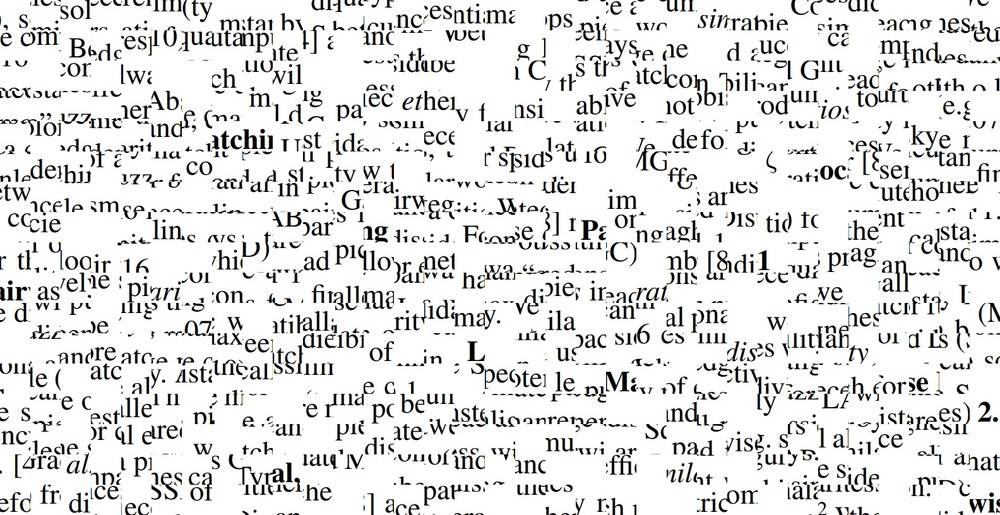
#> input picture doc0.jpg, 1000 x 515 px, shrunk from 1584 x 816 before the run
$ python create_puzzle_stripe.py ../doc0.jpg --destination out.png
#> lines starting #> are read from the running program, lines starting #| are printed output that depends on the picture
#> in create_puzzle, image is the input picture: shape (515, 1000, 3); mean B, G, R 224, 224.6, 224.3
### gaps/image_helpers.py
import numpy as np
from gaps.piece import Piece


# [31 lines left out: function flatten_image, not called in this run]


def flatten_image_stripe(image, piece_size, indexed=False):
#> called with piece_size = 21, indexed = False
    rows, columns = 1, image.shape[1] // piece_size
#> rows = 1; columns = 47
    pieces = []

    # Crop pieces from original image
    for y in range(rows):
        for x in range(columns):
            left, top, w, h = x * piece_size, 0, (x + 1) * piece_size, image.shape[0]
            piece = np.empty((image.shape[0], piece_size, image.shape[2]))
            piece[:, :, :] = image[top:h, left:w, :]
            pieces.append(piece)
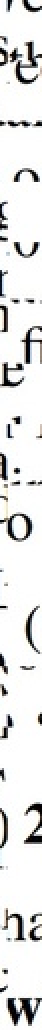
#> piece: shape (515, 21, 3) float64 (shown 2 times larger); mean B, G, R 228, 228.7, 228.5
#> after the loop, pieces = 47 items
#> in create_puzzle, `pieces, rows, columns = image_helpers.flatten_image_stripe(image, piec..`: rows = 1; columns = 47

    if indexed:
        pieces = [Piece(value, index) for index, value in enumerate(pieces)]

    return pieces, rows, columns


def assemble_image(pieces, rows, columns):
    """Assembles image from pieces.

    Given an array of pieces and desired image dimensions, function
    assembles image by stacking pieces.

    :params pieces:  Image pieces as an array.
    :params rows:    Number of rows in resulting image.
    :params columns: Number of columns in resulting image.

    Usage::

        >>> from gaps.image_helpers import assemble_image
        >>> from gaps.image_helpers import flatten_image
        >>> pieces, rows, cols = flatten_image(...)
        >>> original_img = assemble_image(pieces, rows, cols)

    """
#> called with rows = 1, columns = 47

    print(columns)
#| 47
    print(rows)
#| 1
    print(len(pieces))
#| 47

    vertical_stack = []
    for i in range(rows):
        horizontal_stack = []
        for j in range(columns):
            horizontal_stack.append(pieces[i * columns + j])
        vertical_stack.append(np.hstack(horizontal_stack))
#> after the loop, vertical_stack = 1 item
    return np.vstack(vertical_stack).astype(np.uint8)
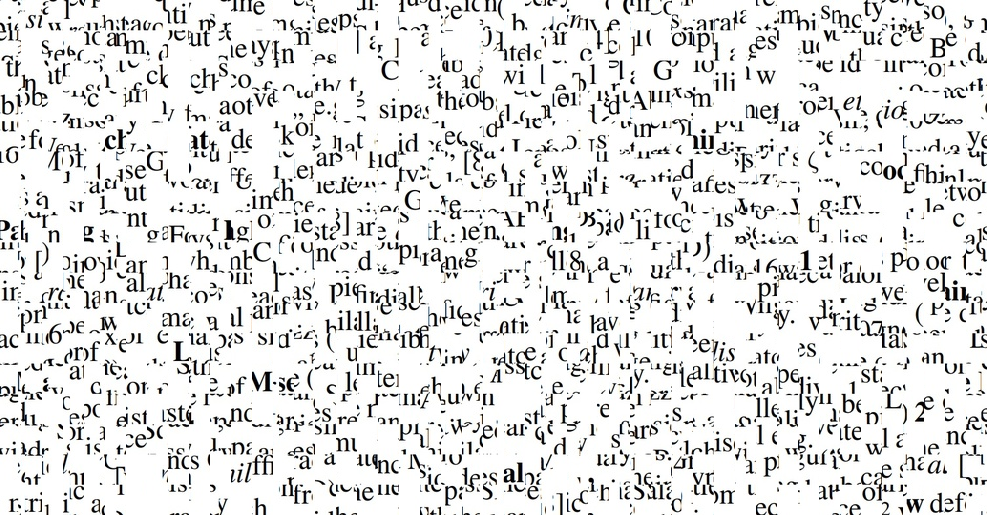
#> returned value: shape (515, 987, 3); mean of channels 0, 1, 2 223.9, 224.6, 224.3; drawn as B, G, R

### bin/create_puzzle_stripe.py
#!/usr/bin/env python

"""Create puzzle from input image.

This module loads image and creates puzzle by dividing image
into square pieces and then shuffles pieces to produce random puzzle.

Note that created puzzle size may differ from original image size
depending on given piece size.

"""

import argparse
import os.path
import numpy as np
import cv2

from gaps import image_helpers

MIN_PIECE_SIZE = 0
MAX_PIECE_SIZE = 200
DEFAULT_PIECE_SIZE = 21

COLOR_STRING = {
    "ERROR": "\033[31m[ERROR]\033[0m {0}",
    "SUCCESS": "\033[32m[SUCCESS]\033[0m {0}"
}


def create_puzzle(image_path, output_path, piece_size, pieces_n):
    """Creates jigsaw puzzle from input image"""
    image = cv2.imread(image_path)

    if pieces_n > 0:
        width = image.shape[1]
        piece_size = int(width / pieces_n)

    pieces, rows, columns = image_helpers.flatten_image_stripe(image, piece_size)

    # Randomize pieces in order to make puzzle
    np.random.shuffle(pieces)

    # Create puzzle by stacking pieces
    puzzle = image_helpers.assemble_image(pieces, rows, columns)

    cv2.imwrite(output_path, puzzle)
    print_messages(["Puzzle created with {} pieces".format(len(pieces))])


def print_messages(messages, level="SUCCESS"):
    """Prints given messages as colored strings"""
#> called with level = 'SUCCESS'
    print
    for message in messages:
        print(COLOR_STRING[level].format(message))


def validate_arguments(args):
    """Validates input arguments required to create puzzle"""
    errors = []

    if not os.path.isfile(args.source):
        errors.append("Image does not exist.")

    if args.size < MIN_PIECE_SIZE:
        errors.append("Minimum piece size is {0} px.".format(MIN_PIECE_SIZE))

    if args.size > MAX_PIECE_SIZE:
        errors.append("Maximum piece size is {0} px.".format(MAX_PIECE_SIZE))

    if len(errors) > 0:
        print_messages(errors, level="ERROR")
        exit()


def parse_arguments():
    """Parses input arguments required to create puzzle"""
    description = ("Create puzzle pieces from input image by random shuffling.\n"
                   "Maximum possible rectangle is cropped from original image.")

    piece_size_help = ("Side of puzzle piece.\n"
                       "Default: {0} px\n"
                       "Min:     {1} px\n"
                       "Max:     {2} px\n").format(DEFAULT_PIECE_SIZE,
                                                   MIN_PIECE_SIZE,
                                                   MAX_PIECE_SIZE)

    parser = argparse.ArgumentParser(description=description,
                                     formatter_class=argparse.RawTextHelpFormatter)
    parser.add_argument("source", type=str, help="Path to the input file.")
    parser.add_argument("--destination", type=str, default="./out.jpg",
                        help="Path to the output file.")
    parser.add_argument("--size", type=int, default=DEFAULT_PIECE_SIZE, help=piece_size_help)
    parser.add_argument("-n", type=int, default=0, help=piece_size_help)

    return parser.parse_args()

if __name__ == "__main__":
    ARGS = parse_arguments()
    validate_arguments(ARGS)
    create_puzzle(ARGS.source, ARGS.destination, ARGS.size, ARGS.n)

$ run again, on images/doc10.png
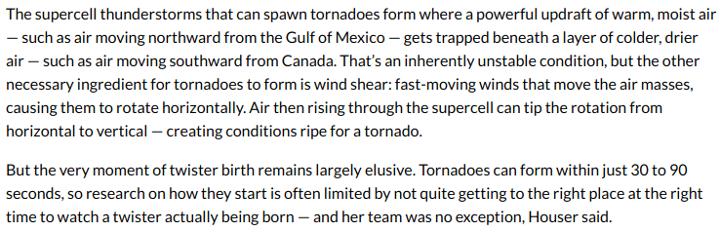
#> input picture images/doc10.png, 720 x 232 px
#> in create_puzzle, image is the input picture: shape (232, 720, 3); mean B, G, R 229.1, 229.1, 229
#> after the loop in flatten_image_stripe, `for y in range(rows):`:
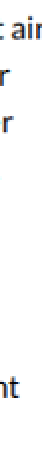
#> piece: shape (232, 21, 3) float64 (shown 2 times larger); mean B, G, R 249, 248.8, 248.7
#> after the loop in flatten_image_stripe, `for y in range(rows):`: pieces = 34 items
#> in create_puzzle, `pieces, rows, columns = image_helpers.flatten_image_stripe(image, piec..`: rows = 1; columns = 34
#| 34
#| 1
#| 34
#> after the loop in assemble_image, `for i in range(rows):`: vertical_stack = 1 item
#> in assemble_image, `return np.vstack(vertical_stack).astype(np.uint8)`:
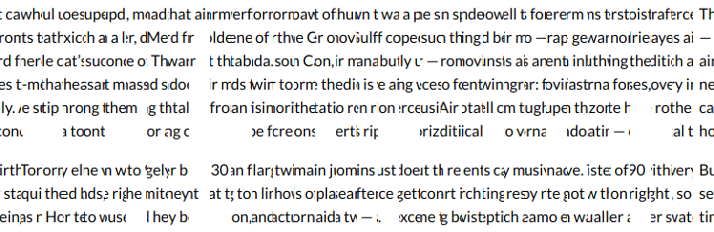
#> returned value: shape (232, 714, 3); mean of channels 0, 1, 2 228.8, 228.9, 228.8; drawn as B, G, R
